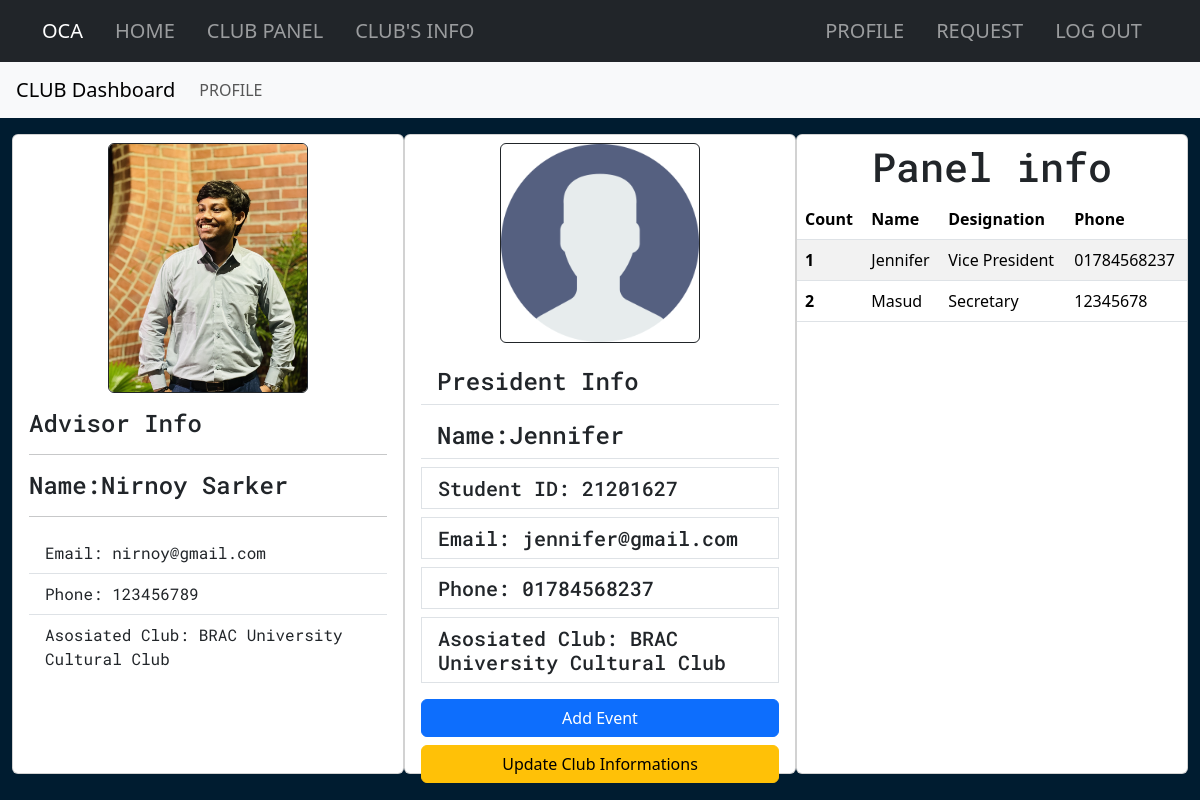
Page /club/president/dashboard/ (signed in) on the committed database.
### user/models.py (models this page shows, shortened)
class User(AbstractBaseUser, PermissionsMixin):
    class Role(models.TextChoices):
        ADMIN = "ADMIN", "Admin"
        ADVISOR = "ADVISOR", "Advisor"
        STUDENT = "STUDENT", "Student"
    name = models.CharField(max_length=255)
    email = models.CharField(max_length=255, unique=True)
    phone_number = models.CharField(max_length=15, default=None)
    photo = models.ImageField(upload_to='profiles/', default='profiles/defaultuserprofile.png')
    base_role = Role.ADMIN
    role = models.CharField(max_length=20, choices=Role.choices)
    is_staff = models.BooleanField(default=False)
    is_superuser = models.BooleanField(default=False)
    is_active = models.BooleanField(default=True)
    date_joined = models.DateTimeField(default=timezone.now)
    USERNAME_FIELD = 'email'
    REQUIRED_FIELDS = ['name', 'phone_number']
    objects = BaseUserManager()
    class Meta:
        verbose_name_plural = "All Users"
    def is_advisor(self):
        return True if self.role == 'ADVISOR' else False
    def is_student(self):
        return True if self.role == 'STUDENT' else False

class StudentProfile(models.Model):
    class Departments(models.TextChoices):
        CSE = "CSE", "CSE"
        EEE = "EEE", "EEE"
        ECE = "ECE", "ECE"
    class Semesters(models.TextChoices):
        FALL = "FALL", "Fall"
        SPRING = "SPRING", "Spring"
        SUMMER = "SUMMER", "Summer"
    student = models.ForeignKey(Student, on_delete=models.CASCADE)
    std_id = models.CharField(max_length=15, null=True, blank=True)
    department = models.CharField(max_length=10, choices=Departments.choices, null=True, blank=True)
    semester = models.CharField(max_length=10, choices=Semesters.choices, null=True, blank=True)
    add_year = models.CharField(max_length=4, null=True, blank=True)

### club/models.py (models this page shows, shortened)
class Club(models.Model):
    name = models.CharField(max_length=150)
    short_name = models.CharField(max_length=15, null=True, blank=True)
    advisor = models.OneToOneField(
        Advisor, on_delete=models.CASCADE, null=True, blank=True, related_name='club_advisor')
    president = models.ForeignKey(Student, on_delete=models.SET_NULL, null=True, blank=True, related_name='president_of')
    students = models.ManyToManyField(
        Student, through='Membership', related_name='member')
    recruit = models.BooleanField(default=False)

class Membership(models.Model):
    DESIGNATION_CHOICES = (
        ('Vice President', 'Vice President'),
        ('Secretary', 'Secretary'),
        ('Senior Executive', 'Senior Executive'),
        ('Executive', 'Executive'),
        ('Member', 'Member'),
    )
    club = models.ForeignKey(Club, on_delete=models.CASCADE)
    student = models.ForeignKey(Student, on_delete=models.CASCADE)
    designation = models.CharField(max_length=50, choices=DESIGNATION_CHOICES)

### club/views.py (the view)
# urls.py: path('president/dashboard/', views.president_dashboard, name='president_dashboard'),
def president_dashboard(request):
    club = Club.objects.get(president = request.user)
    members = Membership.objects.filter(club=club).order_by('-id')
    panel_list = []
    for member in members:
        if member.designation.upper() not in ["President".upper(),'Member'.upper(), 'Executive'.upper()]:
            panel_list.append(member)
    pres_profile = StudentProfile.objects.get(student = request.user)
    context = {'advisor': club.advisor, 'club': club, 'panel': panel_list,
                'president': club.president, 'pres_profile': pres_profile}
    return render(request, "president_dashboard.html", context)

### club/context_processor.py (called while the page is built)
def is_president(request):
    if request.user.is_authenticated:
        president_clubs = Club.objects.filter(president=request.user)
        if president_clubs.exists():
            return {'is_club_president': True, 'president_clubs': president_clubs}
    return {'is_club_president': False}

### templates/president_dashboard.html (shortened to what this page needs)
{% extends 'base.html' %}
{%block content%}
<div id="wrapper" class="my-wrapper">
    <nav class=" px-3 navbar navbar-expand-lg navbar-light bg-light">
        <a class="navbar-brand" href="{%url 'president_dashboard' %}">CLUB Dashboard</a>
        <div class="collapse navbar-collapse" id="navbarSupportedContent">
            <ul class="navbar-nav mr-auto">
                <li class="nav-item active">
                    <a class="nav-link" href="{%url 'profile'%}">PROFILE</a>
                </li>
            </ul>
        </div>
    </nav>
    <div class="container-fluid my-3 d-flex justify-content-evenly">
        <div class="card pt-2" style="width: 30rem; height: 80vh;">
            {%if advisor.photo %}
            <img class="card-img mx-auto border border-dark rounded" src="{{advisor.photo.url}}" alt="Card image cap">
            {%endif%}
            <div class="card-body">
                <h4 class="card-title mono">Advisor Info</h4>
                <hr>
                <h4 class="mono">Name:{{advisor.name}}</h4>
                <hr>
                <ul class="list-group list-group-flush">
                    <li class="list-group-item mono">Email: {{advisor.email}}</li>
                    <li class="list-group-item mono">Phone: {{advisor.phone_number}}</li>
                    <li class="list-group-item mono">Asosiated Club: {{club.name}}</li>
                </ul>
            </div>
        </div>
        <div class="card pt-2" style="width: 30rem; height: 80vh;">
            {%if president.photo %}
            <img class="card-img mx-auto border border-dark rounded" src="{{president.photo.url}}" alt="Card image cap">
            {%endif%}
            <div class="card-body">
                <ul class="list-group list-group-flush">
                    <h4 class="list-group-item mono">President Info</h4>
                    {%if not president%}
                    <h4 class="mono list-group-item">No President Assigned Yet!</h4>
                    {%else%}
                    <h4 class="mono list-group-item">Name:{{president.name}}</h4>
                    {%endif%}
                    <h5>
                        <li class="list-group-item mono">Student ID: {{pres_profile.std_id}}</li>
                    </h5>
                    <h5>
                        <li class="list-group-item mono">Email: {{president.email}}</li>
                    </h5>
                    <h5>
                        <li class="list-group-item mono">Phone: {{president.phone_number}}</li>
                    </h5>
                    <h5>
                        <li class="list-group-item mono">Asosiated Club: {{club.name}}</li>
                    </h5>
                    <a class="btn btn-primary btn-md my-2" href="{% url 'add_event'%}">Add Event</a>
                    <a class="btn btn-warning btn-md" href="{% url 'club_info_update'%}">Update Club Informations</a>
                </ul>
            </div>
        </div>
        <div class="card pt-2" style="width: 30rem; height: 80vh;background-color: white;">
            <h1 class="text-center mono">Panel info</h1>
            <table class="table table-striped">
                <thead>
                  <tr>
                    <th scope="col">Count</th>
                    <th scope="col">Name</th>
                    <th scope="col">Designation</th>
                    <th scope="col">Phone</th>
                  </tr>
                </thead>
                <tbody>
                    {% for member in panel%}
                  <tr>
                    <th scope="row">{{forloop.counter}}</th>
                    <td>{{member.student.name}}</td>
                    <td>{{member.designation}}</td>
                    <td>{{member.student.phone_number}}</td>
                  </tr>
                  {%endfor%}
                </tbody>
              </table>
        </div>
    </div>
    {%endblock content%}

### templates/base.html (shortened to what this page needs)
{%load static%}
<!doctype html>
<html lang="en">
<head>
    <link href="https://cdn.jsdelivr.net/npm/bootstrap@5.3.1/dist/css/bootstrap.min.css" rel="stylesheet"
>
    <link rel="stylesheet" href="{% static 'css/style.css' %}">
    <link rel="stylesheet" href="{% static 'css/upcomingevents.css' %}">
</head>
<body>
    <nav class="navbar navbar-expand-lg navbar-dark bg-dark">
        <div class="container">
            <a class="navbar-brand fs-5" href="#">OCA</a>
            <div class="collapse navbar-collapse d-flex justify-content-between" id="navbarNav">
                <ul class="navbar-nav">
                    <li class="nav-item active">
                        <a class="nav-link fs-5 mx-2" href="{%url 'club_home' %}">HOME</a>
                    </li>
                    {% if is_club_president%}
                    <li class="nav-item">
                        <a class="nav-link fs-5 mx-2" href="{% url 'president_dashboard'%}">CLUB PANEL</a>
                    </li>
                    {%endif%}
                    <li class="nav-item">
                        <a class="nav-link fs-5 mx-2" href="{%url 'clubs_info' %}">CLUB'S INFO</a>
                    </li>
                </ul>
                <ul class="navbar-nav">
                    {%if user.is_authenticated %}
                    {%if user.is_student %}
                    <li class="nav-item"><a class="nav-link fs-5 mx-2"
                            href="{%url 'student_profile' user.id %}">PROFILE</a>
                    </li>
                    <li class="nav-item"><a class="nav-link fs-5 mx-2" href="{%url 'recruit' %}">REQUEST</a>
                    </li>
                    {%else%}
                    <li class="nav-item"><a class="nav-link fs-5 mx-2" href="{%url 'profile'%}">PROFILE</a></li>
                    {%endif%}
                    <li class="nav-item"><a class="nav-link fs-5 mx-2" href="{%url 'logout'%}">LOG OUT</a></li>
                    {%else%}
                    <li class="nav-item"><a class="nav-link fs-5 mx-2" href="{%url 'login'%}">LOG IN</a></li>
                    <li class="nav-item"><a class="nav-link fs-5 mx-2" href="{%url 'student_register'%}">REGISTER</a>
                    </li>
                    {%endif%}
                </ul>
            </div>
        </div>
    </nav>
    {%block content%}
    {%endblock content%}
</body>
</html>

### static/css/style.css (style rules this page uses)
:root { --homepage-background-color: #001C30; }
* { margin: 0; padding: 0; }
body { background-color: var(--homepage-background-color); }
.mono { font-family: 'Roboto Mono', monospace; }
.my-wrapper { background-color: var(--homepage-background-color); height: 92vh; }
.card-img { width: 200px; height: 250px; object-fit: cover; }

### rows in the picture
User: photo (picture), name "Nirnoy Sarker", email "nirnoy@gmail.com", phone_number "123456789"
Club: name "BRAC University Cultural Club"
User: photo (placeholder picture), name "Jennifer", email "jennifer@gmail.com", phone_number "01784568237"
StudentProfile: std_id "21201627"
Membership: student.name "Jennifer", designation "Vice President", student.phone_number "01784568237"
Membership: student.name "Masud", designation "Secretary", student.phone_number "12345678"
